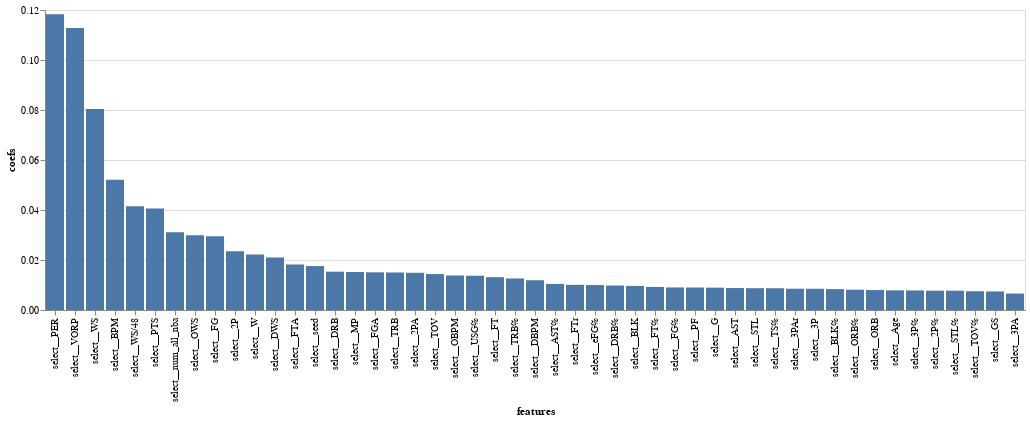

The cell this chart's notebook holds for it:
### Markdown cell above
For our feature importance, we see that the advanced statistic VORP is the most impactful, with PER and WS being the next most so.

### Code cell
feature_names = xgb_model.best_estimator_.named_steps['col_transform'].get_feature_names_out()
coef_df = pd.DataFrame({'coefs':xgb_model.best_estimator_['classifier'].feature_importances_,
                          'features':feature_names})
coef_df_nz = coef_df[coef_df['coefs']!=0]

alt.Chart(coef_df_nz).mark_bar().encode(
    y='coefs',
    x=alt.Y('features', sort='-y'))

### Figure 1 — Vega-Lite specification as saved in the notebook (floating-point values rounded to 4 significant figures)
{"config": {"view": {"continuousWidth": 400, "continuousHeight": 300}}, "data": {"name": "data-f400310d840fab839b4a24ca2fe7d3ef"}, "mark": "bar", "encoding": {"x": {"field": "features", "sort": "-y", "type": "nominal"}, "y": {"field": "coefs", "type": "quantitative"}}, "$schema": "https://vega.github.io/schema/vega-lite/v4.17.0.json", "datasets": {"data-f400310d840fab839b4a24ca2fe7d3ef": [{"coefs": 0.007861, "features": "select__Age"}, {"coefs": 0.008941, "features": "select__G"}, {"coefs": 0.007432, "features": "select__GS"}, {"coefs": 0.01519, "features": "select__MP"}, {"coefs": 0.02946, "features": "select__FG"}, {"coefs": 0.01507, "features": "select__FGA"}, {"coefs": 0.009021, "features": "select__FG%"}, {"coefs": 0.00849, "features": "select__3P"}, {"coefs": 0.006592, "features": "select__3PA"}, {"coefs": 0.00782, "features": "select__3P%"}, {"coefs": 0.02349, "features": "select__2P"}, {"coefs": 0.01489, "features": "select__2PA"}, {"coefs": 0.007724, "features": "select__2P%"}, {"coefs": 0.00998, "features": "select__eFG%"}, {"coefs": 0.01313, "features": "select__FT"}, {"coefs": 0.01821, "features": "select__FTA"}, {"coefs": 0.009225, "features": "select__FT%"}, {"coefs": 0.007986, "features": "select__ORB"}, {"coefs": 0.01533, "features": "select__DRB"}, {"coefs": 0.01501, "features": "select__TRB"}, {"coefs": 0.008781, "features": "select__AST"}, {"coefs": 0.008727, "features": "select__STL"}, {"coefs": 0.009629, "features": "select__BLK"}, {"coefs": 0.01438, "features": "select__TOV"}, {"coefs": 0.008994, "features": "select__PF"}, {"coefs": 0.04059, "features": "select__PTS"}, {"coefs": 0.1183, "features": "select__PER"}, {"coefs": 0.008721, "features": "select__TS%"}, {"coefs": 0.008518, "features": "select__3PAr"}, {"coefs": 0.01007, "features": "select__FTr"}, {"coefs": 0.008127, "features": "select__ORB%"}, {"coefs": 0.009789, "features": "select__DRB%"}, {"coefs": 0.01261, "features": "select__TRB%"}, {"coefs": 0.01044, "features": "select__AST%"}, {"coefs": 0.007722, "features": "select__STL%"}, {"coefs": 0.008359, "features": "select__BLK%"}, {"coefs": 0.007496, "features": "select__TOV%"}, {"coefs": 0.0137, "features": "select__USG%"}, {"coefs": 0.02988, "features": "select__OWS"}, {"coefs": 0.02096, "features": "select__DWS"}, {"coefs": 0.08036, "features": "select__WS"}, {"coefs": 0.0415, "features": "select__WS/48"}, {"coefs": 0.01381, "features": "select__OBPM"}, {"coefs": 0.0119, "features": "select__DBPM"}, {"coefs": 0.05212, "features": "select__BPM"}, {"coefs": 0.1128, "features": "select__VORP"}, {"coefs": 0.02222, "features": "select__W"}, {"coefs": 0.03107, "features": "select__num_all_nba"}, {"coefs": 0.01756, "features": "select__seed"}]}}
